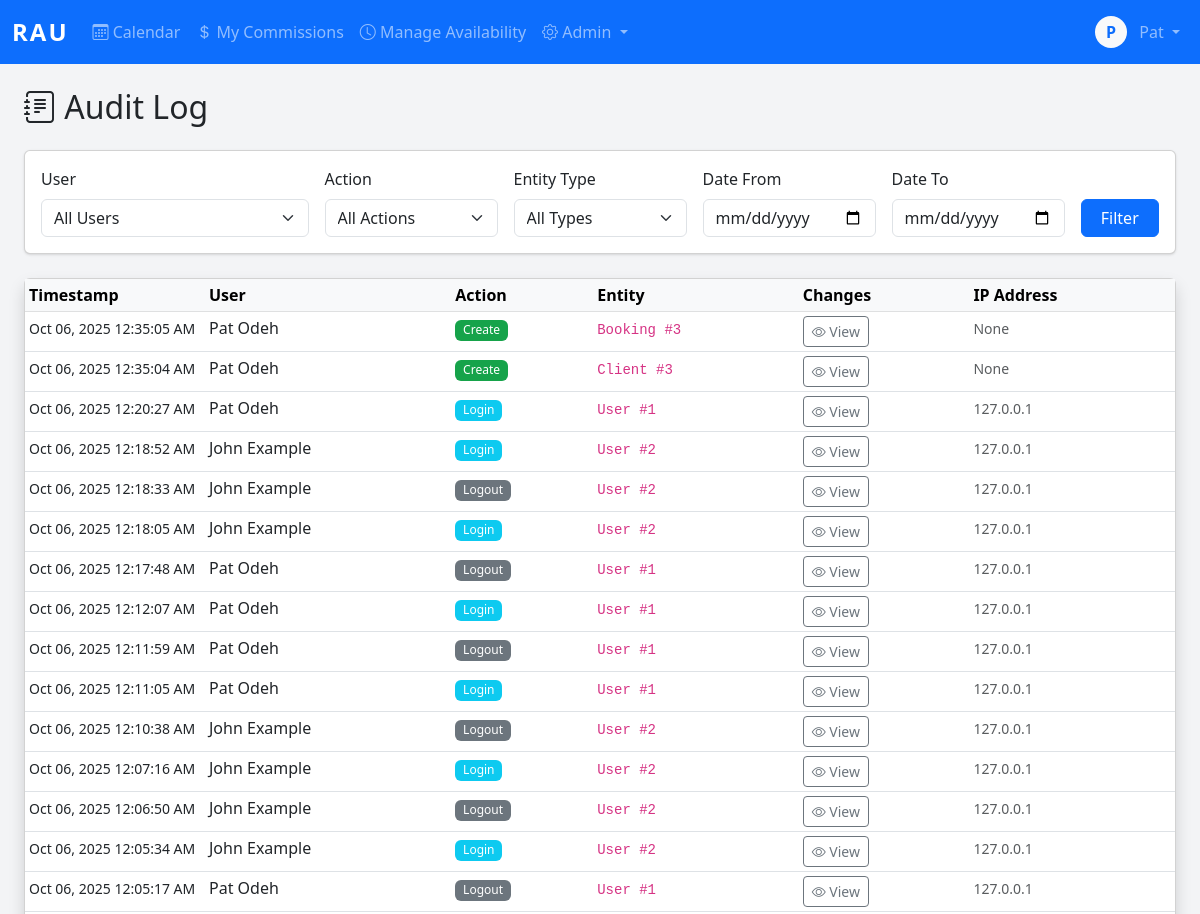
Before: /admiin/audit-log/ (signed in, upper part) with the older database file.
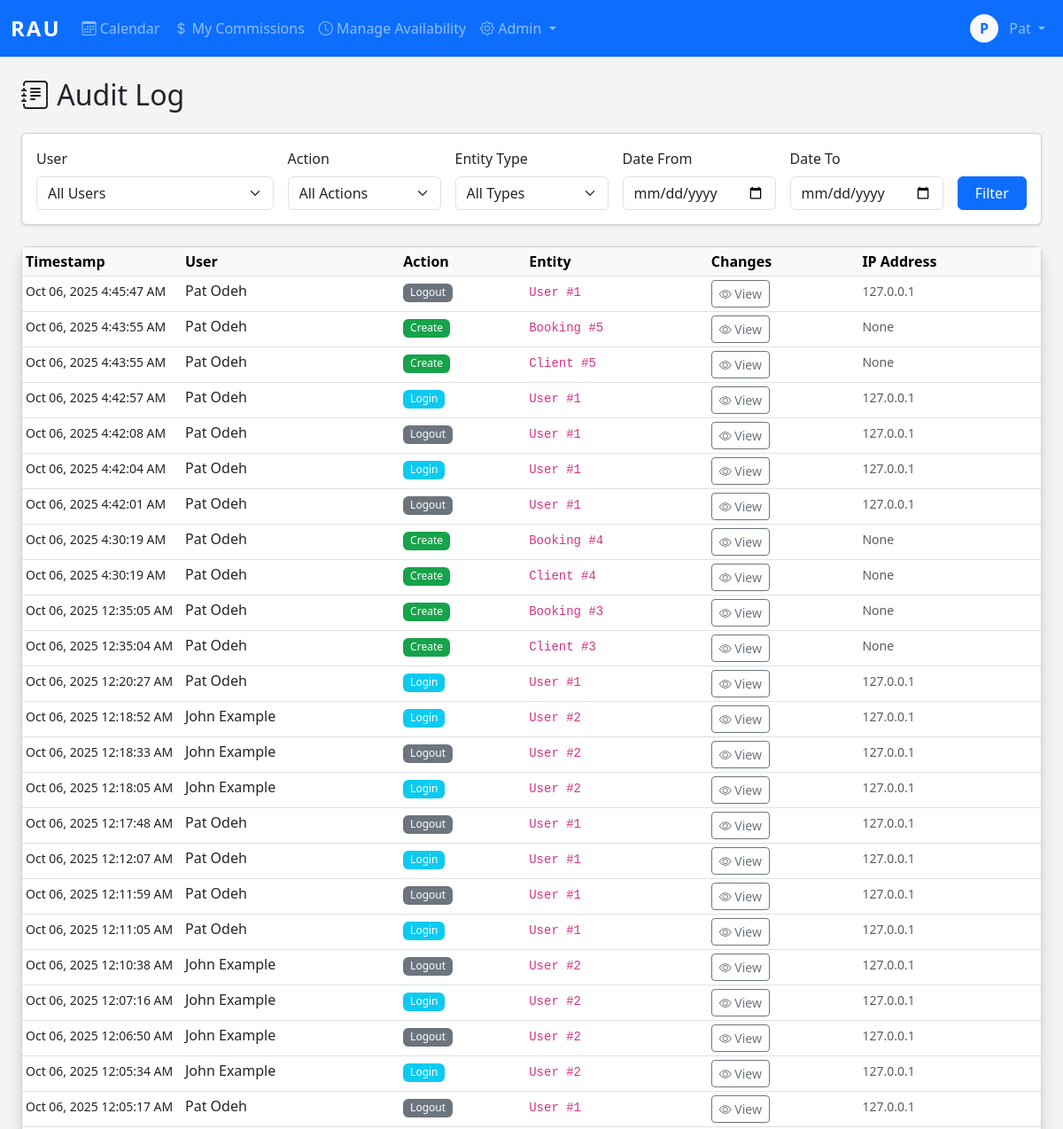
After: the same page with the newer database file.
### core/models.py (models this page shows, shortened)
class AuditLog(models.Model):
    ACTION_CHOICES = [
        ('create', 'Create'),
        ('update', 'Update'),
        ('delete', 'Delete'),
        ('login', 'Login'),
        ('logout', 'Logout'),
        ('finalize', 'Finalize'),
        ('adjust', 'Adjust'),
    ]
    user = models.ForeignKey(User, on_delete=models.PROTECT, null=True, blank=True)
    action = models.CharField(max_length=20, choices=ACTION_CHOICES)
    entity_type = models.CharField(max_length=50)
    entity_id = models.IntegerField()
    changes = models.JSONField()
    ip_address = models.GenericIPAddressField(null=True, blank=True)
    user_agent = models.TextField(blank=True)
    timestamp = models.DateTimeField(auto_now_add=True)
    class Meta:
        indexes = [
            models.Index(fields=['timestamp']),
            models.Index(fields=['user']),
            models.Index(fields=['entity_type']),
            models.Index(fields=['entity_type', 'entity_id']),
        ]
        ordering = ['-timestamp']

class User(AbstractBaseUser, PermissionsMixin):
    username = models.CharField(max_length=150, unique=True)
    email = models.EmailField(unique=True)
    first_name = models.CharField(max_length=100)
    last_name = models.CharField(max_length=100)
    employee_id = models.CharField(max_length=20, unique=True, null=True, blank=True)
    phone_number = models.CharField(max_length=20)
    commission_rate = models.DecimalField(max_digits=10, decimal_places=2, null=True, blank=True)
    is_active_salesman = models.BooleanField(default=False)
    hire_date = models.DateField(null=True)
    is_active = models.BooleanField(default=True)
    is_staff = models.BooleanField(default=False)
    is_superuser = models.BooleanField(default=False)
    date_joined = models.DateTimeField(default=timezone.now)
    last_login = models.DateTimeField(null=True, blank=True)
    password_reset_token = models.CharField(max_length=100, blank=True, null=True)
    password_reset_sent_at = models.DateTimeField(null=True, blank=True)
    failed_login_attempts = models.IntegerField(default=0)
    last_failed_login = models.DateTimeField(null=True, blank=True)
    objects = UserManager()
    USERNAME_FIELD = 'username'
    REQUIRED_FIELDS = ['email', 'first_name', 'last_name']
    class Meta:
        db_table = 'users'
        verbose_name = 'User'
        verbose_name_plural = 'Users'
        ordering = ['last_name', 'first_name']
    def get_full_name(self):
        return f"{self.first_name} {self.last_name}".strip()

### core/views.py (the view)
# urls.py: path('admiin/audit-log/', views.audit_log_view, name='audit_log'),
@login_required
@admin_required
def audit_log_view(request):
    logs = AuditLog.objects.all().select_related('user').order_by('-timestamp')
    user_filter = request.GET.get('user')
    action_filter = request.GET.get('action')
    entity_filter = request.GET.get('entity')
    date_from = request.GET.get('date_from')
    date_to = request.GET.get('date_to')
    if user_filter:
        logs = logs.filter(user_id=user_filter)
    if action_filter:
        logs = logs.filter(action=action_filter)
    if entity_filter:
        logs = logs.filter(entity_type=entity_filter)
    if date_from:
        logs = logs.filter(timestamp__gte=date_from)
    if date_to:
        logs = logs.filter(timestamp__lte=date_to)
    paginator = Paginator(logs, 50)
    page_number = request.GET.get('page')
    page_obj = paginator.get_page(page_number)
    users = User.objects.filter(auditlog__isnull=False).distinct()
    entity_types = AuditLog.objects.values_list('entity_type', flat=True).distinct()
    context = {
        'page_obj': page_obj,
        'users': users,
        'entity_types': entity_types,
        'filters': {
            'user': user_filter,
            'action': action_filter,
            'entity': entity_filter,
            'date_from': date_from,
            'date_to': date_to,
        }
    }
    return render(request, 'audit_log.html', context)

### core/templates/audit_log.html (shortened to what this page needs)
{% extends 'base.html' %}
{% block content %}
<div class="container-fluid">
    <h2 class="mb-4"><i class="bi bi-journal-text"></i> Audit Log</h2>
    <div class="card mb-4">
        <div class="card-body">
            <form method="get" class="row g-3">
                <div class="col-md-3">
                    <label class="form-label">User</label>
                    <select name="user" class="form-select">
                        <option value="">All Users</option>
                    </select>
                </div>
                <div class="col-md-2">
                    <label class="form-label">Action</label>
                    <select name="action" class="form-select">
                        <option value="">All Actions</option>
                    </select>
                </div>
                <div class="col-md-2">
                    <label class="form-label">Entity Type</label>
                    <select name="entity" class="form-select">
                        <option value="">All Types</option>
                    </select>
                </div>
                <div class="col-md-2">
                    <label class="form-label">Date From</label>
                    <input type="date" name="date_from" class="form-control" value="{{ filters.date_from }}">
                </div>
                <div class="col-md-2">
                    <label class="form-label">Date To</label>
                    <input type="date" name="date_to" class="form-control" value="{{ filters.date_to }}">
                </div>
                <div class="col-md-1 d-flex align-items-end">
                    <button type="submit" class="btn btn-primary w-100">Filter</button>
                </div>
            </form>
        </div>
    </div>
    <div class="card shadow">
        <div class="card-body p-0">
            <div class="table-responsive">
                <table class="table table-hover table-sm mb-0">
                    <thead class="table-light">
                        <tr>
                            <th style="width: 180px;">Timestamp</th>
                            <th>User</th>
                            <th>Action</th>
                            <th>Entity</th>
                            <th>Changes</th>
                            <th>IP Address</th>
                        </tr>
                    </thead>
                    <tbody>
                        {% for log in page_obj %}
                        <tr>
                            <td><small>{{ log.timestamp|date:"M d, Y g:i:s A" }}</small></td>
                            <td>
                                {% if log.user %}
                                    {{ log.user.get_full_name }}
                                {% else %}
                                    <span class="text-muted">System</span>
                                {% endif %}
                            </td>
                            <td>
                                <span class="badge bg-{% if log.action == 'create' %}success{% elif log.action == 'update' %}primary{% elif log.action == 'delete' %}danger{% elif log.action == 'login' %}info{% else %}secondary{% endif %}">
                                    {{ log.get_action_display }}
                                </span>
                            </td>
                            <td>
                                <code>{{ log.entity_type }} #{{ log.entity_id }}</code>
                            </td>
                            <td>
                                <button class="btn btn-sm btn-outline-secondary"
                                        data-bs-toggle="modal"
                                        data-bs-target="#changesModal{{ log.id }}">
                                    <i class="bi bi-eye"></i> View
                                </button>
                            </td>
                            <td><small class="text-muted">{{ log.ip_address }}</small></td>
                        </tr>
                        {% endfor %}
                    </tbody>
                </table>
            </div>
        </div>
    </div>
</div>
{% endblock %}

Changed rows visible on the page:
added AuditLog: timestamp "Oct 06, 2025 4:45:47 AM", user.get_full_name "Pat Odeh", action "Logout", entity_type "User", entity_id "1", ip_address "127.0.0.1"
added AuditLog: timestamp "Oct 06, 2025 4:43:55 AM", user.get_full_name "Pat Odeh", action "Create", entity_type "Booking", entity_id "5", ip_address "None"
added AuditLog: timestamp "Oct 06, 2025 4:43:55 AM", user.get_full_name "Pat Odeh", action "Create", entity_type "Client", entity_id "5", ip_address "None"
added AuditLog: timestamp "Oct 06, 2025 4:42:57 AM", user.get_full_name "Pat Odeh", action "Login", entity_type "User", entity_id "1", ip_address "127.0.0.1"
added AuditLog: timestamp "Oct 06, 2025 4:42:08 AM", user.get_full_name "Pat Odeh", action "Logout", entity_type "User", entity_id "1", ip_address "127.0.0.1"
added AuditLog: timestamp "Oct 06, 2025 4:42:04 AM", user.get_full_name "Pat Odeh", action "Login", entity_type "User", entity_id "1", ip_address "127.0.0.1"
added AuditLog: timestamp "Oct 06, 2025 4:42:01 AM", user.get_full_name "Pat Odeh", action "Logout", entity_type "User", entity_id "1", ip_address "127.0.0.1"
added AuditLog: timestamp "Oct 06, 2025 4:30:19 AM", user.get_full_name "Pat Odeh", action "Create", entity_type "Booking", entity_id "4", ip_address "None"
added AuditLog: timestamp "Oct 06, 2025 4:30:19 AM", user.get_full_name "Pat Odeh", action "Create", entity_type "Client", entity_id "4", ip_address "None"
